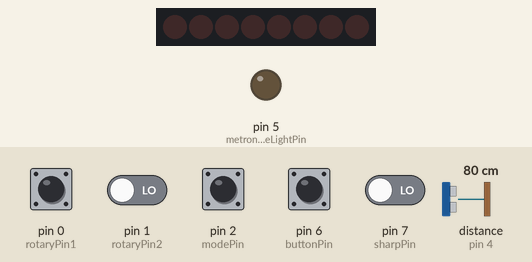
Recording of a sketch running on a simulated Arduino Uno, built with avr-gcc and run on an emulated ATmega328P. Shown: 8 shift-register outputs drawn as a row of LEDs (first output left, lit = HIGH), output pins drawn as LEDs (lit = HIGH). Wiring (inferred from the names in the program): shift register (74HC595): data pin 11; shift clock pin 12; latch pin 8. Wiring (inferred from the signals the program sends): row of LEDs: on Q0, Q1, Q2, Q3, Q4, Q5, Q6, Q7. Dashed ring = blinking. The inputs (shaded band) are chosen by the test bench; at power-on: pin 0 (rotaryPin1) HIGH, pin 1 (rotaryPin2), pin 2 (modePin), pin 6 (buttonPin), pin 7 (sharpPin) LOW, distance to the obstacle (sensor on pin 4) 80 cm. The echo pulse lasts 58.3 µs per cm; pins used as bus, display or sensor lines are not drawn.

Above: at 1.2 s.
1.3 s: distance to the obstacle (sensor on pin 4) set to 9 cm
At 2.4 s:
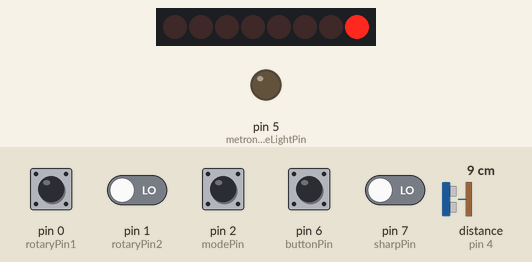
2.8 s: distance to the obstacle (sensor on pin 4) set to 18 cm
At 4.0 s:
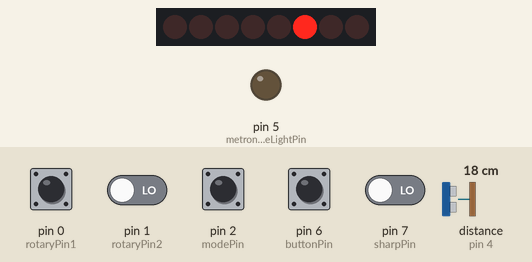
4.3 s: distance to the obstacle (sensor on pin 4) set to 35 cm
At 4.7 s:
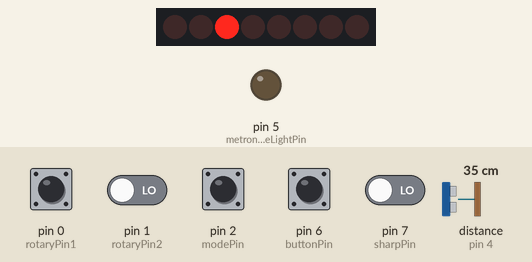
5.8 s: distance to the obstacle (sensor on pin 4) set to 22 cm
At 6.3 s:
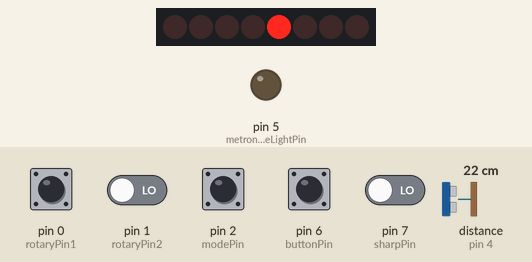
7.3 s: pin 2 (modePin) pulled HIGH for 1 s
At 8.55 s:
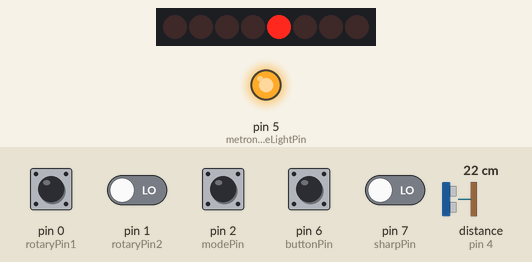
8.9 s: distance to the obstacle (sensor on pin 4) set to 28 cm
At 9.34 s:
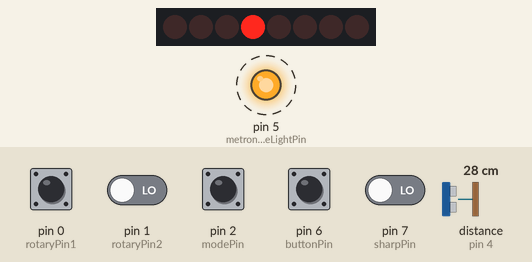
Timing chart, 0 to 12.4 s (numbered marks = the images above; inputs shaded):
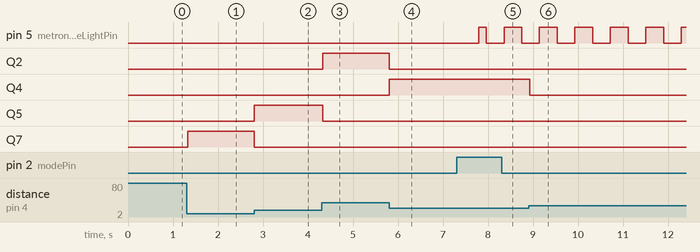

The sketch:

theremax.ino
```cpp
/*
Theremax, a theremin-like instrument for Arduino.

Some resources which were helpful:
http://www.instructables.com/id/Simple-Arduino-and-HC-SR04-Example/step3/Upload-the-sketch/
http://playground.arduino.cc/Code/NewPing
https://code.google.com/p/rogue-code/wiki/ToneLibraryDocumentation
*/

#include <NewPing.h>
#include <Tone.h>

///////////////////////////////////
// constants

#define trigPin 3
#define echoPin 4
#define speakerPin1 9
//#define speakerPin2 10
#define buttonPin 6
#define rotaryPin1 0
#define rotaryPin2 1
#define sharpPin 7
#define modePin 2
#define metronomeLightPin 5

//Pin connected to ST_CP of 74HC595
int latchPin = 8;
//Pin connected to SH_CP of 74HC595
int clockPin = 12;
////Pin connected to DS of 74HC595
int dataPin = 11;

const int NUM_OCTAVES = 6;
double scales[NUM_OCTAVES][8] = {
  {65, 73, 82, 87, 98, 110, 123, 131},
  {NOTE_C3, NOTE_D3, NOTE_E3, NOTE_F3, NOTE_G3, NOTE_A3, NOTE_B3, NOTE_C4},
  {NOTE_C4, NOTE_D4, NOTE_E4, NOTE_F4, NOTE_G4, NOTE_A4, NOTE_B4, NOTE_C5},
  {NOTE_C5, NOTE_D5, NOTE_E5, NOTE_F5, NOTE_G5, NOTE_A5, NOTE_B5, NOTE_C6},
  {NOTE_C6, NOTE_D6, NOTE_E6, NOTE_F6, NOTE_G6, NOTE_A6, NOTE_B6, NOTE_C7},
  {NOTE_C7, NOTE_D7, NOTE_E7, NOTE_F7, NOTE_G7, NOTE_A7, NOTE_B7, NOTE_C8}
};

double HALF_STEP_RATIO = 1.059463094359;

#define MAX_SENSOR_DISTANCE 200 // Maximum distance we want to ping for (in centimeters). Maximum sensor distance is rated at 400-500cm.

const int MODE_BUTTON_CHECK_FREQUENCY = 20; // ms
const int BUTTON_HOLD_MIN_LENGTH = 25;

///////////////////////////////////
// globals

NewPing sonar(trigPin, echoPin, MAX_SENSOR_DISTANCE); // NewPing setup of pins and maximum distance.

Tone notePlayer[2];

long currentDistance = 0;

double distanceCheckTimer[1] = {0};
double playButtonCheckTimer[1] = {0};
double sharpCheckTimer[1] = {0};
double loopTimer[1] = {0};

int playButtonPressed = 0;
boolean playing = false;
int playingTone;

int currentDistanceIndex;
int sharpPressed = 0;

boolean metronomeOn = false;

const boolean MODE_FREESTYLE = true;
const boolean MODE_LOOP = false;
boolean mode = MODE_FREESTYLE;

const boolean ROTARY_TEMPO = true;
const boolean ROTARY_OCTAVE = false;
boolean rotaryMode = ROTARY_OCTAVE;

int currentOctave = 1;

const int BUTTON_NO_CLICK = 0;
const int BUTTON_CLICKED = 1;
const int BUTTON_LONG_CLICKED = 2;

#define NUM_SAMPLES_PER_NOTE 16
#define MAX_NOTES 128
#define MIN_TEMPO 8
#define MAX_TEMPO 250
int currentTempo = 50; // length of eighth note, in ms

double samples[NUM_SAMPLES_PER_NOTE];
double currentSong[MAX_NOTES];

int currentSampleIndex = 0;
int currentLoopPosition = 0;

///////////////////////////////////

void setup() {
  pinMode(trigPin, OUTPUT);
  pinMode(echoPin, INPUT);
  pinMode(buttonPin, INPUT);
  pinMode(sharpPin, INPUT);
  pinMode(modePin, INPUT);
  pinMode(rotaryPin1, INPUT);
  pinMode(rotaryPin2, INPUT);
  pinMode(latchPin, OUTPUT);
  pinMode(clockPin, OUTPUT);
  pinMode(dataPin, OUTPUT);
  pinMode(metronomeLightPin, OUTPUT);

  notePlayer[0].begin(speakerPin1);
  //notePlayer[1].begin(speakerPin2);

  for(int i = 0; i < MAX_NOTES; i++) {
    currentSong[i] = -1;
  }
}

void loop() {
  boolean playButtonChanged = updatePlayButtonState();
  boolean sharpButtonChanged = updateSharpButtonState();
  boolean distanceIndexChanged = updateCurrentDistanceIndex();

  boolean loopChanged = updateLoopPosition();

  int modeButtonState = getModeButtonState();

  bool modeChanged = false;
  if(modeButtonState == BUTTON_LONG_CLICKED) {
    modeChanged = true;
    // switch instrument mode (freestyle vs loop)
    mode = (mode == MODE_FREESTYLE ? MODE_LOOP : MODE_FREESTYLE);
    if(mode == MODE_FREESTYLE) {
      rotaryMode = ROTARY_OCTAVE;
    }
  }
  else if(mode == MODE_LOOP && modeButtonState == BUTTON_CLICKED) {
    // in loop mode, switch rotary mode (change tempo vs change octave)
    rotaryMode = (rotaryMode == ROTARY_OCTAVE ? ROTARY_TEMPO : ROTARY_OCTAVE);
  }

  if(mode == MODE_LOOP) {
    tickMetronomeLight();
  }
  else {
    disableMetronomeLight();
  }

  boolean octaveChanged = updateTempoOrOctave();

  if(distanceIndexChanged) {
    updateHighlightedTone(currentDistanceIndex);
  }

  if(mode == MODE_FREESTYLE) {
    if(distanceIndexChanged || playButtonChanged || sharpButtonChanged || modeChanged || octaveChanged) {
      // this is kind of gross. this is all the changes that should prompt us
      // to reconsider the tone we're emitting now based on user input
      updatePlayingToneFromEnvironment();
    }
  }
  else if(mode == MODE_LOOP) {
    if(distanceIndexChanged || playButtonChanged || sharpButtonChanged || loopChanged || octaveChanged) {
      // similarly, any change that might cause us to change what note we're
      // playing based on recorded tones + user input
      updateRecordingTone(playButtonChanged, loopChanged);
    }
  }
}

///////////////////////////////////

boolean updatePlayButtonState() {
  if(tick(11, playButtonCheckTimer)) {
    int oldButton = playButtonPressed;
    playButtonPressed = digitalRead(buttonPin);
    return oldButton != playButtonPressed;
  }
  return false;
}

boolean updateSharpButtonState() {
  if(tick(11, sharpCheckTimer)) {
    int oldSharp = sharpPressed;
    sharpPressed = digitalRead(sharpPin);
    return oldSharp != sharpPressed;
  }
  return false;
}

boolean updateCurrentDistanceIndex() {
  if(tick(40, distanceCheckTimer)) {
    updateDistance();
    int oldDistanceIndex = currentDistanceIndex;
    updateIndexFromDistance(currentDistance);
    return oldDistanceIndex != currentDistanceIndex;
  }
  return false;
}

void updateHighlightedTone(int distanceIndex) {
  if(distanceIndex >= 0) {
    noteLightOn(distanceIndex);
  }
  else if(distanceIndex < 0) {
    noteLightOff();
  }
}

void updatePlayingToneFromEnvironment() {
  int newTone;
  if(currentDistanceIndex == -1 || !playButtonPressed) {
    newTone = -1;
  }
  else if(currentDistanceIndex >= 0) {
    newTone = currentDistanceIndex >= 0 ? scales[currentOctave][currentDistanceIndex] : currentDistanceIndex;
    if(sharpPressed) {
      newTone = (int)((double)newTone * HALF_STEP_RATIO);
    }
  }
  playTone(newTone);
}

void playTone(int newTone) {
  if(newTone >= 0 && (!playing || newTone != playingTone)) {
    notePlayer[0].play(newTone);
    playing = true;
    playingTone = newTone;
  }
  else if(newTone < 0 && playing) {
    notePlayer[0].stop();
    playing = false;
  }
}

boolean updateLoopPosition() {
  int sampleFreq = currentTempo / NUM_SAMPLES_PER_NOTE;
  if(tick(sampleFreq, loopTimer)) {
    currentSampleIndex++;
    if(currentSampleIndex == NUM_SAMPLES_PER_NOTE) {
      currentSampleIndex = 0;
      currentLoopPosition = (currentLoopPosition + 1) % MAX_NOTES;
    }
    return true;
  }
  return false;
}

void updateRecordingTone(boolean playButtonChanged, boolean loopChanged) {
  if(!playButtonPressed) {
    if(loopChanged) {
      int newTone = currentSong[currentLoopPosition];
      playTone(newTone);
    }
  }
  else {
    updatePlayingToneFromEnvironment();
    updateRecordedNote();
  }
}

void updateRecordedNote() {
  samples[currentSampleIndex] = playing ? playingTone : -1;
  if(currentSampleIndex == 0) {
    // need to decide what to save for previous note
    int previousNoteIndex = (currentLoopPosition - 1) % MAX_NOTES;
    currentSong[previousNoteIndex] = determineSampledNoteValue();
  }
}

int determineSampledNoteValue() {
  // do a really dumb O(n^2) search through the array to
  // find the first value with >= 50% representation.
  int minSamples = NUM_SAMPLES_PER_NOTE / 2;

  for(int i = 0; i < NUM_SAMPLES_PER_NOTE; i++) {
    int candidateValue = samples[i];
	int count = 0;
	for(int j = 0; j < NUM_SAMPLES_PER_NOTE; j++) {
	  if(abs(candidateValue - samples[j]) < 0.001) {
	    count++;
	  }
	}
	if(count >= minSamples) {
	  return candidateValue;
	}
  }

  // if no candidate, record silence.
  return -1;
}

void tickMetronomeLight() {
  int currentNote = currentLoopPosition / 8;
  boolean metronomeState = currentNote % 2;
  if(metronomeState != metronomeOn) {
    metronomeOn = !metronomeOn;
    // if we are in tempo-set mode, make the metronome dim
    // instead of completely off
    int lowValue = (rotaryMode == ROTARY_TEMPO ? 40 : 0);
    analogWrite(metronomeLightPin, metronomeOn ? 255 : lowValue);
  }
}

void disableMetronomeLight() {
  metronomeOn = false;
  analogWrite(metronomeLightPin, 0);
}

///////////////////////////////////
// mostly copy-pasted

unsigned char encoder_A_prev;

boolean updateTempoOrOctave() {
  int delta = 0;

  unsigned char encoder_A = digitalRead(rotaryPin1);
  unsigned char encoder_B = digitalRead(rotaryPin2);
  if((!encoder_A) && (encoder_A_prev)){
    // A has gone from high to low
    if(encoder_B) {
      // B is high so clockwise
      delta = 1;
    }
    else {
      // B is low so counter-clockwise
      delta = -1;
    }
  }
  encoder_A_prev = encoder_A;

  if(delta != 0) {
    if(rotaryMode == ROTARY_OCTAVE) {
      int newOctave = currentOctave + delta;
      if(newOctave >= 0 && newOctave < NUM_OCTAVES) {
        currentOctave = newOctave;
        return true;
      }
    }
    else if(rotaryMode == ROTARY_TEMPO) {
      // make size of tempo change proportional to current tempo
      int tempoDelta = (int)(-4.0 * (double)currentTempo / 30.0 * (double)delta);
      tempoDelta = 0 < tempoDelta && tempoDelta < 2 ? 2 : tempoDelta;
      tempoDelta = 0 > tempoDelta && tempoDelta > -2 ? -2 : tempoDelta;
      int newTempo = currentTempo + tempoDelta;
      newTempo = newTempo < MIN_TEMPO ? MIN_TEMPO : newTempo;
      newTempo = newTempo > MAX_TEMPO ? MAX_TEMPO : newTempo;
      currentTempo = newTempo;
    }
  }

  return false;
}

///////////////////////////////////
// determine state of mode change button

double modeButtonTimer[1] = {0};
boolean triggeredDoubleClick = false;
int clickLength = 0;

int getModeButtonState() {
  if(tick(MODE_BUTTON_CHECK_FREQUENCY, modeButtonTimer)) {
    int button_pushed = digitalRead(modePin);
    if(button_pushed) {
      clickLength++;
      if(clickLength == BUTTON_HOLD_MIN_LENGTH) {
        if(!triggeredDoubleClick) {
          triggeredDoubleClick = true;
          return BUTTON_LONG_CLICKED;
        }
      }
    }
    else if(!button_pushed) {
      if(clickLength > 0) {
        clickLength = 0;
        if(!triggeredDoubleClick) {
          return BUTTON_CLICKED;
        }
      }
      triggeredDoubleClick = false;
    }
  }
  return BUTTON_NO_CLICK;
}

///////////////////////////////////
// distance to index, with debouncing of out-of-range notes and note changes

const int MIN_DISTANCE = 300;
const int NUM_NOTES = 8; // c major for now
const double NOTE_WIDTH = 300.0;
const double NOTE_BOUNDARY_WIDTH = 50;
double MAX_DISTANCE = MIN_DISTANCE + NUM_NOTES * NOTE_WIDTH;

int consecutiveOutOfRange = 0;
const int OUT_OF_RANGE_THRESHOLD = 8;

int consecutiveChangedNote = 0;
const int NOTE_CHANGE_THRESHOLD = 9999;

void updateIndexFromDistance(unsigned int distance) {
  if(distance < MIN_DISTANCE || distance > MAX_DISTANCE) {
    if(++consecutiveOutOfRange > OUT_OF_RANGE_THRESHOLD) {
      currentDistanceIndex = -1;
    }
    return;
  }
  else {
    consecutiveOutOfRange = 0;
  }

  int index = (distance - MIN_DISTANCE) / NOTE_WIDTH;
  index = index % NUM_NOTES;

  // there is a segment at either edge of each note which must be debounced before it is accepted as a note change
  if(distance < MIN_DISTANCE + index * NOTE_WIDTH + NOTE_BOUNDARY_WIDTH || distance > MIN_DISTANCE + (index + 1) * NOTE_WIDTH - NOTE_BOUNDARY_WIDTH) {
    if(index != currentDistanceIndex) {
      if(++consecutiveChangedNote >= NOTE_CHANGE_THRESHOLD) {
        currentDistanceIndex = index;
      }
    }
  }
  else {
    consecutiveChangedNote = 0;
    currentDistanceIndex = index;
  }
}

///////////////////////////////////

void noteLightOn(int index) {
  index = 7 - index;
  shiftValue(1 << index);
}

void noteLightOff() {
  shiftValue(0);
}

void shiftValue(int value) {
  // take the latchPin low so
  // the LEDs don't change while you're sending in bits:
  digitalWrite(latchPin, LOW);
  // shift out the bits:
  shiftOut(dataPin, clockPin, MSBFIRST, value);
  //take the latch pin high so the LEDs will light up:
  digitalWrite(latchPin, HIGH);
}

void updateDistance() {
  unsigned int uS = sonar.ping(); // Send ping, get ping time in microseconds (uS).
  if(uS) {
    currentDistance = uS;
  }
}

///////////////////////////////////
// below adapted from https://github.com/jerwil/RTC_demo_rotary_alarm

boolean tick(int delay, double timekeeper[1]){
  unsigned long currentTime = millis();
  if(currentTime >= (timekeeper[0] + delay)){
    timekeeper[0] = currentTime;
    return true;
  }
  else {
    return 0;
  }
}
```

Measured:
- after the input at 1.3 s, Q7: LOW → HIGH at once
- after the input at 2.8 s, Q5: LOW → HIGH at once; Q7: HIGH → LOW at once
- after the input at 4.3 s, Q2: LOW → HIGH at once; Q5: HIGH → LOW at once
- after the input at 5.8 s, Q2: HIGH → LOW at once; Q4: LOW → HIGH at once
- after the input at 7.3 s, pin 5 (metronomeLightPin): LOW → HIGH after 0.49 s, → LOW 0.17 s later, → HIGH 0.39 s later, → LOW 0.39 s later
- after the input at 8.9 s, Q4: HIGH → LOW at once
